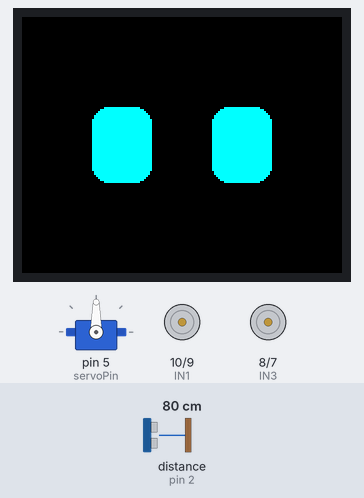
This sketch was run on a simulated Arduino Uno, built with avr-gcc and run on an emulated ATmega328P. Parts: servo, 160×128 colour display, motor-driver pin pairs drawn as motors (green arrow = first pin HIGH = forward, orange = second pin HIGH = backward, longer = more drive, scaled by the enable pin). The test bench sets the inputs (shaded band); at power-on: distance to the obstacle (sensor on pin 2) 80 cm. The echo pulse lasts 58.3 µs per cm; random numbers use the default seed unless the sketch sets one; the audio player accepts every command and is not drawn.

Above: at 0.2 s.
At 25.9 s:
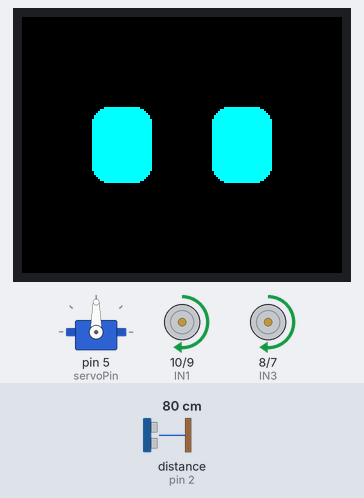
At 127.53 s:
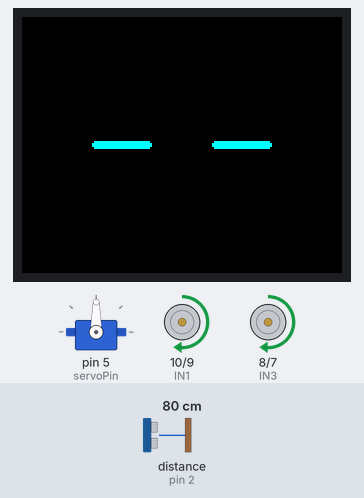
Timing chart, 0 to 129.0 s (numbered marks = the images above):
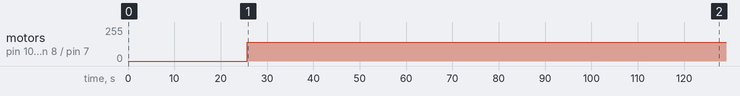

The sketch:

1nexa.main.ino
```cpp
/*
  NEXA v1 - Obstacle avoidance + TFT animated eyes + DFPlayer voice

  Pins:
    Ultrasonic: TRIG = D3, ECHO = D2
    L298N:      IN1 = D10, IN2 = D9, IN3 = D8, IN4 = D7, ENA = D11, ENB = D6
    Servo:      D5
    TFT (software SPI): CS=A0, DC=A1, MOSI=A2, SCLK=A3, RST=A4, VCC/BL=5V, GND=GND
    DFPlayer:   TX -> D4 (Arduino receives here)
                RX -> D12 (Arduino sends here, THROUGH a ~1k resistor)
                VCC -> 5V, GND -> GND, speaker -> SPK_1/SPK_2

  microSD /mp3 folder, files named exactly:
    0001.mp3  "hello everyone, i am nexa"
    0002.mp3  "welcome to the freshers party"
    0003.mp3  "alright lets bring this machine to life"
    0004.mp3  "oh, somethings in my way"
    0005.mp3  "that was fun i'll be back"

  Libraries needed: Servo (built in), SoftwareSerial (built in),
  DFRobotDFPlayerMini, Adafruit GFX Library, Adafruit ST7735 and ST7789 Library
*/

#include <Servo.h>
#include <SPI.h>
#include <Adafruit_GFX.h>
#include <Adafruit_ST7735.h>
#include <SoftwareSerial.h>
#include <DFRobotDFPlayerMini.h>

// -------- ULTRASONIC --------
#define trigPin 3
#define echoPin 2

// -------- MOTOR DRIVER --------
#define IN1 10
#define IN2 9
#define IN3 8
#define IN4 7
#define ENA 11
#define ENB 6

// -------- SERVO --------
#define servoPin 5
Servo myServo;

// -------- SPEED --------
int speedLeft = 140;
int speedRight = 140;

// -------- TFT (software SPI) --------
#define TFT_CS   A0
#define TFT_DC   A1
#define TFT_MOSI A2
#define TFT_SCLK A3
#define TFT_RST  A4
Adafruit_ST7735 tft = Adafruit_ST7735(TFT_CS, TFT_DC, TFT_MOSI, TFT_SCLK, TFT_RST);

// -------- DFPlayer --------
SoftwareSerial dfSerial(4, 12); // RX(from DFPlayer TX)=D4, TX(to DFPlayer RX)=D12
DFRobotDFPlayerMini dfPlayer;
bool dfReady = false;

#define AUDIO_HELLO      1
#define AUDIO_WELCOME    2
#define AUDIO_START      3
#define AUDIO_OBSTACLE   4
#define AUDIO_FAREWELL   5

// -------- EYE SETTINGS --------
#define EYE_COLOR ST77XX_CYAN
#define BG_COLOR  ST77XX_BLACK

const int EYE_LEFT_X  = 50;
const int EYE_RIGHT_X = 110;
const int EYE_Y       = 64;
const int EYE_W       = 30;
const int EYE_H       = 38;
const int EYE_R       = 8;

int lastOx = 0, lastOy = 0, lastW = 0, lastH = 0;
unsigned long nextBlink = 0;
int obstacleCount = 0;

// -------- SETUP --------
void setup() {
  pinMode(trigPin, OUTPUT);
  pinMode(echoPin, INPUT);

  pinMode(IN1, OUTPUT);
  pinMode(IN2, OUTPUT);
  pinMode(IN3, OUTPUT);
  pinMode(IN4, OUTPUT);

  pinMode(ENA, OUTPUT);
  pinMode(ENB, OUTPUT);

  myServo.attach(servoPin);
  myServo.write(90);

  stopCar();

  tft.initR(INITR_BLACKTAB);
  tft.setRotation(1);
  tft.fillScreen(BG_COLOR);
  eyesNormal();

  dfSerial.begin(9600);
  if (dfPlayer.begin(dfSerial)) {
    dfReady = true;
    dfPlayer.volume(30);
  }

  randomSeed(analogRead(A5));
  nextBlink = millis() + 3000;

  if (dfReady) {
    dfPlayer.play(AUDIO_HELLO);
    waitForTrack();
    dfPlayer.play(AUDIO_WELCOME);
    waitForTrack();
    dfPlayer.play(AUDIO_START);
    waitForTrack();
  } else {
    delay(2500);
  }
}

// -------- LOOP --------
void loop() {

  int frontDist = getDistance();

  if (frontDist > 25) {
    ensureNormalEyes();
    forward();
    handleBlink();
  }
  else {

    stopCar();
    eyesSurprised();
    if (dfReady) dfPlayer.playMp3Folder(AUDIO_OBSTACLE);
    delay(100);

    backward();
    delay(350);

    stopCar();
    delay(100);

    int rightDist = lookRight();
    int leftDist  = lookLeft();

    delay(100);

    if (rightDist > leftDist) {
      eyesLookRight();
      turnRight();
    } else {
      eyesLookLeft();
      turnLeft();
    }

    stopCar();
    delay(100);

    obstacleCount++;
    if (obstacleCount >= 3) {
      obstacleCount = 0;
      if (dfReady) dfPlayer.play(AUDIO_FAREWELL);
    }
  }
}

// -------- DFPLAYER HELPER --------
void waitForTrack() {
  delay(300);
  unsigned long start = millis();
  while (millis() - start < 8000) {
    if (dfPlayer.available()) {
      if (dfPlayer.readType() == DFPlayerPlayFinished) break;
    }
  }
}

// -------- EYES --------
void eraseEyes() {
  tft.fillRect(EYE_LEFT_X  + lastOx - lastW / 2, EYE_Y + lastOy - lastH / 2, lastW, lastH, BG_COLOR);
  tft.fillRect(EYE_RIGHT_X + lastOx - lastW / 2, EYE_Y + lastOy - lastH / 2, lastW, lastH, BG_COLOR);
}

void drawEyes(int ox, int oy, int w, int h) {
  if (lastW > 0) eraseEyes();
  int r = min(EYE_R, h / 2);
  tft.fillRoundRect(EYE_LEFT_X  + ox - w / 2, EYE_Y + oy - h / 2, w, h, r, EYE_COLOR);
  tft.fillRoundRect(EYE_RIGHT_X + ox - w / 2, EYE_Y + oy - h / 2, w, h, r, EYE_COLOR);
  lastOx = ox; lastOy = oy; lastW = w; lastH = h;
}

void eyesNormal()    { drawEyes(0, 0, EYE_W, EYE_H); }
void eyesLookLeft()  { drawEyes(-14, 0, EYE_W, EYE_H); }
void eyesLookRight() { drawEyes(14, 0, EYE_W, EYE_H); }
void eyesSurprised() { drawEyes(0, 0, EYE_W + 8, EYE_H + 12); }

void eyesBlink() {
  drawEyes(0, 0, EYE_W, 4);
  delay(100);
  drawEyes(0, 0, EYE_W, EYE_H);
}

void ensureNormalEyes() {
  if (lastOx != 0 || lastOy != 0 || lastW != EYE_W || lastH != EYE_H) {
    eyesNormal();
  }
}

void handleBlink() {
  if (millis() >= nextBlink) {
    eyesBlink();
    nextBlink = millis() + random(2500, 6000);
  }
}

// -------- ULTRASONIC --------
int getDistance() {
  int readings[3];
  for (int i = 0; i < 3; i++) {
    readings[i] = getRawDistance();
    delay(10);
  }
  // sort the 3 readings, smallest to largest
  for (int i = 0; i < 2; i++) {
    for (int j = i + 1; j < 3; j++) {
      if (readings[j] < readings[i]) {
        int temp = readings[i];
        readings[i] = readings[j];
        readings[j] = temp;
      }
    }
  }
  return readings[1]; // the middle value, ignoring the noisiest outlier
}

int getRawDistance() {
  digitalWrite(trigPin, LOW);
  delayMicroseconds(2);
  digitalWrite(trigPin, HIGH);
  delayMicroseconds(10);
  digitalWrite(trigPin, LOW);
  long duration = pulseIn(echoPin, HIGH, 25000);
  if (duration == 0) return 200;
  return duration * 0.034 / 2;
}

// -------- SCAN SERVO --------
int lookRight() {
  myServo.write(10);
  eyesLookRight();
  delay(300);
  int d = getDistance();
  myServo.write(90);
  delay(200);
  return d;
}

int lookLeft() {
  myServo.write(170);
  eyesLookLeft();
  delay(300);
  int d = getDistance();
  myServo.write(90);
  delay(200);
  return d;
}

// -------- MOVEMENTS --------
void forward() {
  analogWrite(ENA, speedRight);
  analogWrite(ENB, speedLeft);
  digitalWrite(IN1, HIGH);
  digitalWrite(IN2, LOW);
  digitalWrite(IN3, HIGH);
  digitalWrite(IN4, LOW);
}

void backward() {
  analogWrite(ENA, speedRight);
  analogWrite(ENB, speedLeft);
  digitalWrite(IN1, LOW);
  digitalWrite(IN2, HIGH);
  digitalWrite(IN3, LOW);
  digitalWrite(IN4, HIGH);
}

void turnRight() {
  analogWrite(ENA, speedRight);
  analogWrite(ENB, speedLeft);
  digitalWrite(IN1, LOW);
  digitalWrite(IN2, HIGH);
  digitalWrite(IN3, HIGH);
  digitalWrite(IN4, LOW);
  delay(400);
}

void turnLeft() {
  analogWrite(ENA, speedRight);
  analogWrite(ENB, speedLeft);
  digitalWrite(IN1, HIGH);
  digitalWrite(IN2, LOW);
  digitalWrite(IN3, LOW);
  digitalWrite(IN4, HIGH);
  delay(400);
}

void stopCar() {
  analogWrite(ENA, 0);
  analogWrite(ENB, 0);
  digitalWrite(IN1, LOW);
  digitalWrite(IN2, LOW);
  digitalWrite(IN3, LOW);
  digitalWrite(IN4, LOW);
}
```

Measured:
- by itself, motor on pin 10 (IN1) / pin 9 (IN2), motor on pin 8 (IN3) / pin 7 (IN4): stopped → forward 140/255 at 25.7 s
- what the display in image 1 shows lasts 4.7 s, from 25.8 s to 30.5 s
